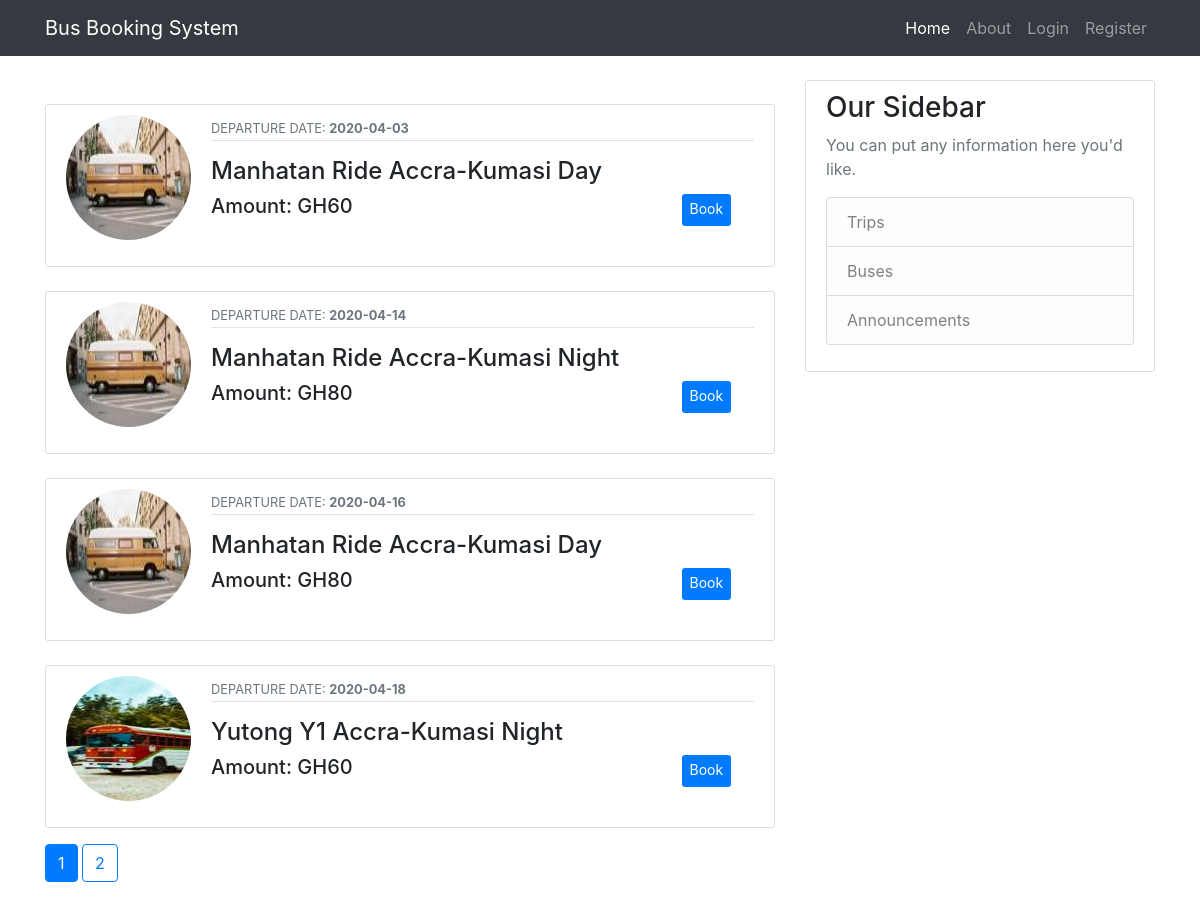
The page /trips on the database as committed earlier.
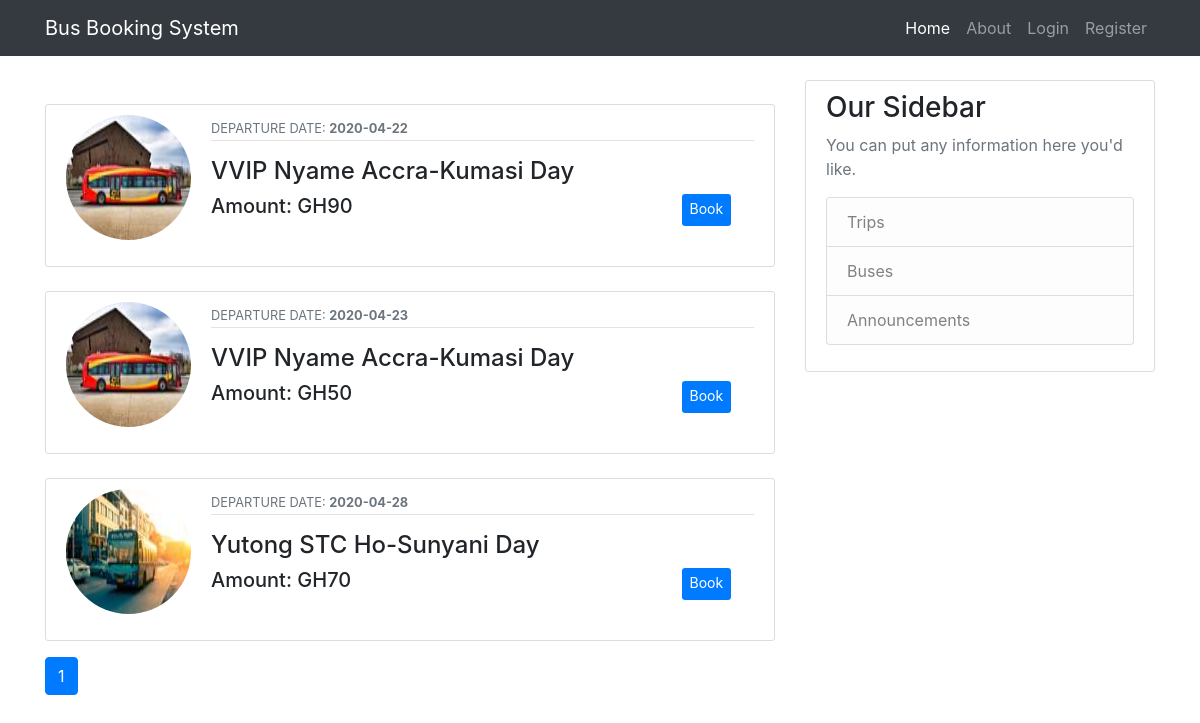
The same page on the database as committed later.
### bbs/models.py (models this page shows, shortened)
class Availability(db.Model):
    id = db.Column(db.Integer, primary_key=True)
    route_id = db.Column(db.Integer, db.ForeignKey('route.id'),nullable=False)
    bus_id = db.Column(db.Integer, db.ForeignKey('buses.id'),nullable=False)
    date = db.Column(db.Date, nullable=False)
    time = db.Column(db.String(60), nullable=False)
    amount = db.Column(db.Integer(), nullable=False)
    status = db.Column(db.String(60), nullable=False)

class Buses(db.Model):
    id = db.Column(db.Integer, primary_key=True)
    name = db.Column(db.String(60), unique=True, nullable=False)
    number = db.Column(db.String(20), unique=True, nullable=False)
    description = db.Column(db.String(200), nullable=False)
    image_file = db.Column(db.String(60), nullable=False,default='default_bus.jpg')
    bookings = db.relationship('Booking', backref='bus')
    availability = db.relationship('Availability', backref='bus')

class Route(db.Model):
    id = db.Column(db.Integer, primary_key=True)
    name = db.Column(db.String(60), nullable=False)
    time = db.Column(db.String(60), nullable=False)
    amount = db.Column(db.Integer(), nullable=False)
    availability = db.relationship('Availability', backref='route')
    booking = db.relationship('Booking', backref='route')

### bbs/main/routes.py (the view)
@main.route('/trips')
def trips():
     page = request.args.get('page',1,type=int)
     availability = db.session.query(Availability).filter(Availability.status=='available').\
                    order_by(Availability.date.asc()).paginate(page=page, per_page=4)
     return render_template('index.html',availability=availability)

### bbs/templates/index.html
{% extends "layout.html"%}
{% block content%}
{% for available in availability.items%}
<article class="media content-section mt-4">
    <img class="rounded-circle account-img" src="{{url_for('static',filename='img/'+ available.bus.image_file)}}">
      <div class="media-body">
        <div class="article-metadata">
          <small class="text-muted">DEPARTURE DATE: <strong>{{ available.date }}</strong></small>
        </div>
        <h4 class="mt-3 mb-2">{{available.bus.name}} {{available.route.name}} {{available.time}}</h4>
      <div class="row"> <h5 class="article-content text-left mr-2 col-10">Amount: GH{{ available.amount }}</h5>
        <a type="button" class="btn-sm btn-primary" href="{{url_for('users.booking',available_id=available.id)}}"> Book</a>
    </div>
      </div>
       </article>
  {% endfor %}
  {% for page_num in availability.iter_pages(left_edge=1, right_edge=1, left_current=1, right_current=2)%}
  {% if page_num %}
      {% if availability.page == page_num%}
        <a class="btn btn-primary mb-4 mt-3" href="{{ url_for('main.home', page = page_num)}}">{{page_num}}</a>
      {% else %}
      <a class="btn btn-outline-primary mb-4 mt-3" href="{{ url_for('main.home', page = page_num)}}">{{page_num}}</a>
      {% endif %}
  {% else %}
      ...
  {% endif %}
{% endfor %}
{% endblock content%}

### bbs/templates/layout.html (shortened to what this page needs)
<!DOCTYPE html>
<html lang="en">
<head>
  <link href="./static/vendor/bootstrap/css/bootstrap.min.css" rel="stylesheet">
  <link rel="stylesheet" type="text/css" href="{{url_for('static',filename='./main.css')}}">
</head>
<body>
  <nav class="navbar navbar-expand-lg navbar-dark bg-dark static-top mb-4">
    <div class="container">
      <a class="navbar-brand" href="{{ url_for('main.home')}}">Bus Booking System</a>
      <div class="collapse navbar-collapse" id="navbarResponsive">
        <ul class="navbar-nav ml-auto">
          <li class="nav-item active">
            <a class="nav-link" href="{{ url_for('main.home')}}">Home
            </a>
          </li>
          <li class="nav-item">
            <a class="nav-link" href="{{  url_for('main.about')}}">About</a>
          </li>
          {% if current_user.is_authenticated%}
          <li class="nav-item">
            <a class="nav-link" href="{{ url_for('users.logout')}}">Logout</a>
          </li>
          {% else %}
          <li class="nav-item">
            <a class="nav-link" href="{{ url_for('users.login')}}">Login</a>
          </li>
          <li class="nav-item">
            <a class="nav-link" href="{{ url_for('users.register')}}">Register</a>
          </li>
          {% endif %}
        </ul>
      </div>
    </div>
  </nav>
 <main role="main" class="container">
        <div class="row">
          <div class="col-md-8">
            {% block content %}{% endblock %}
          </div>
          <div class="col-md-4">
            <div class="content-section">
              <h3>Our Sidebar</h3>
              <p class='text-muted'>You can put any information here you'd like.
                <ul class="list-group">
                  <a class="list-group-item list-group-item-light"  href="{{url_for('main.trips')}}">Trips</a>
                  <a class="list-group-item list-group-item-light"  href="{{url_for('users.user_buses')}}">Buses</a>
                  <li class="list-group-item list-group-item-light">Announcements</li>
                </ul>
              </p>
            </div>
          </div>
        </div>
      </main>
</body>
</html>

### bbs/static/main.css (style rules this page uses)
.content-section { background: #ffffff; padding: 10px 20px; border: 1px solid #dddddd; border-radius: 3px; }
.article-content { white-space: pre-line; }
.article-metadata { padding-bottom: 1px; margin-bottom: 4px; border-bottom: 1px solid #e3e3e3 }
.account-img { height: 125px; width: 125px; margin-right: 20px; margin-bottom: 16px; }

Rows that differ between the two databases and show on the page:
removed Availability: image_file (picture), date "2020-04-03", bus.name "Manhatan Ride", route.name "Accra-Kumasi", time "Day", amount "60"
removed Availability: image_file (picture), date "2020-04-18", bus.name "Yutong Y1", route.name "Accra-Kumasi", time "Night", amount "60"
changed Availability (number 1 of 3 on the later page): image_file: a different picture; date "2020-04-16" → "2020-04-22"; bus.name "Manhatan Ride" → "VVIP Nyame"; amount "80" → "90"; moves up the list
changed Availability (number 2 of 3 on the later page): image_file: a different picture; date "2020-04-14" → "2020-04-23"; bus.name "Manhatan Ride" → "VVIP Nyame"; time "Night" → "Day"; amount "80" → "50"
now on this page (row edited): Availability: image_file (picture), date "2020-04-28", bus.name "Yutong STC", route.name "Ho-Sunyani", time "Day", amount "70"
Other text that changed with them:
list line gone: "2"
